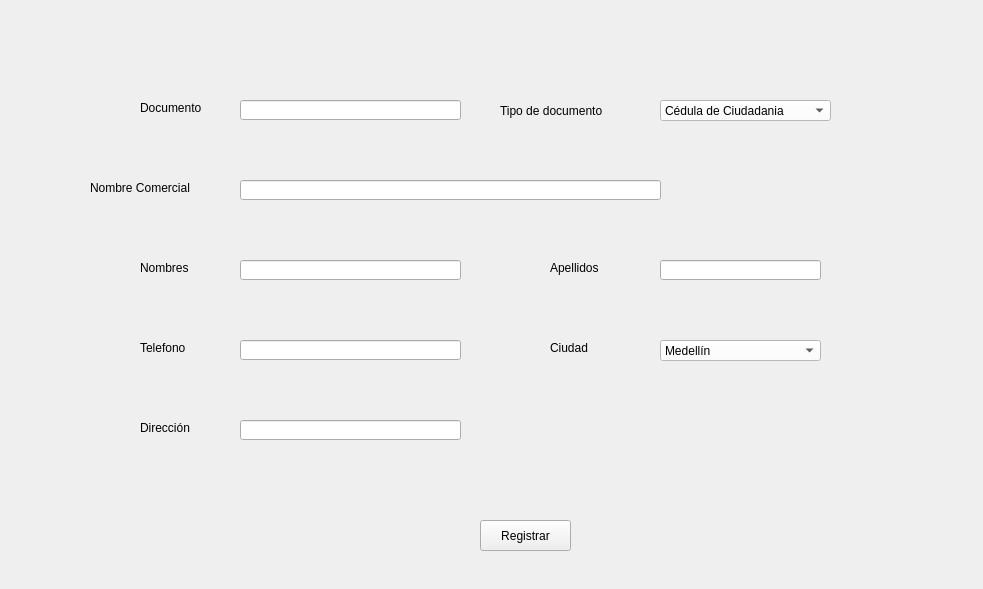
                   <widget class="QWidget" name="p_registro">
                    <property name="geometry">
                     <rect>
                      <x>0</x>
                      <y>0</y>
                      <width>983</width>
                      <height>589</height>
                     </rect>
                    </property>
                    <attribute name="label">
                     <string>Registrar nuevo Proveedor</string>
                    </attribute>
                    <widget class="QLabel" name="label_9">
                     <property name="geometry">
                      <rect>
                       <x>140</x>
                       <y>100</y>
                       <width>101</width>
                       <height>16</height>
                      </rect>
                     </property>
                     <property name="text">
                      <string>Documento</string>
                     </property>
                    </widget>
                    <widget class="QLabel" name="label_10">
                     <property name="geometry">
                      <rect>
                       <x>500</x>
                       <y>90</y>
                       <width>161</width>
                       <height>41</height>
                      </rect>
                     </property>
                     <property name="text">
                      <string>Tipo de documento</string>
                     </property>
                    </widget>
                    <widget class="QLabel" name="label_11">
                     <property name="geometry">
                      <rect>
                       <x>90</x>
                       <y>180</y>
                       <width>151</width>
                       <height>16</height>
                      </rect>
                     </property>
                     <property name="text">
                      <string>Nombre Comercial</string>
                     </property>
                    </widget>
                    <widget class="QLabel" name="label_12">
                     <property name="geometry">
                      <rect>
                       <x>140</x>
                       <y>420</y>
                       <width>101</width>
                       <height>16</height>
                      </rect>
                     </property>
                     <property name="text">
                      <string>Dirección</string>
                     </property>
                    </widget>
                    <widget class="QLabel" name="label_13">
                     <property name="geometry">
                      <rect>
                       <x>140</x>
                       <y>260</y>
                       <width>101</width>
                       <height>16</height>
                      </rect>
                     </property>
                     <property name="text">
                      <string>Nombres</string>
                     </property>
                    </widget>
                    <widget class="QLabel" name="label_14">
                     <property name="geometry">
                      <rect>
                       <x>140</x>
                       <y>340</y>
                       <width>101</width>
                       <height>16</height>
                      </rect>
                     </property>
                     <property name="text">
                      <string>Telefono</string>
                     </property>
                    </widget>
                    <widget class="QLabel" name="label_15">
                     <property name="geometry">
                      <rect>
                       <x>550</x>
                       <y>340</y>
                       <width>101</width>
                       <height>16</height>
                      </rect>
                     </property>
                     <property name="text">
                      <string>Ciudad</string>
                     </property>
                    </widget>
                    <widget class="QLabel" name="label_16">
                     <property name="geometry">
                      <rect>
                       <x>550</x>
                       <y>260</y>
                       <width>101</width>
                       <height>16</height>
                      </rect>
                     </property>
                     <property name="text">
                      <string>Apellidos</string>
                     </property>
                    </widget>
                    <widget class="QLineEdit" name="le_documento_P">
                     <property name="geometry">
                      <rect>
                       <x>240</x>
                       <y>100</y>
                       <width>221</width>
                       <height>20</height>
                      </rect>
                     </property>
                     <property name="styleSheet">
                      <string notr="true"/>
                     </property>
                     <property name="text">
                      <string/>
                     </property>
                    </widget>
                    <widget class="QLineEdit" name="le_nombrecomercial_P">
                     <property name="geometry">
                      <rect>
                       <x>240</x>
                       <y>180</y>
                       <width>421</width>
                       <height>20</height>
                      </rect>
                     </property>
                     <property name="styleSheet">
                      <string notr="true"/>
                     </property>
                     <property name="text">
                      <string/>
                     </property>
                    </widget>
                    <widget class="QLineEdit" name="le_nombre_P">
                     <property name="geometry">
                      <rect>
                       <x>240</x>
                       <y>260</y>
                       <width>221</width>
                       <height>20</height>
                      </rect>
                     </property>
                     <property name="styleSheet">
                      <string notr="true"/>
                     </property>
                     <property name="text">
                      <string/>
                     </property>
                    </widget>
                    <widget class="QLineEdit" name="le_telefono_P">
                     <property name="geometry">
                      <rect>
                       <x>240</x>
                       <y>340</y>
                       <width>221</width>
                       <height>20</height>
                      </rect>
                     </property>
                     <property name="styleSheet">
                      <string notr="true"/>
                     </property>
                     <property name="text">
                      <string/>
                     </property>
                    </widget>
                    <widget class="QLineEdit" name="le_direccion_P">
                     <property name="geometry">
                      <rect>
                       <x>240</x>
                       <y>420</y>
                       <width>221</width>
                       <height>20</height>
                      </rect>
                     </property>
                     <property name="styleSheet">
                      <string notr="true"/>
                     </property>
                     <property name="text">
                      <string/>
                     </property>
                    </widget>
                    <widget class="QLineEdit" name="le_apellido_P">
                     <property name="geometry">
                      <rect>
                       <x>660</x>
                       <y>260</y>
                       <width>161</width>
                       <height>20</height>
                      </rect>
                     </property>
                     <property name="styleSheet">
                      <string notr="true"/>
                     </property>
                     <property name="text">
                      <string/>
                     </property>
                    </widget>
                    <widget class="QComboBox" name="cb_tipodoc_P">
                     <property name="geometry">
                      <rect>
                       <x>660</x>
                       <y>100</y>
                       <width>171</width>
                       <height>21</height>
                      </rect>
                     </property>
                     <property name="styleSheet">
                      <string notr="true">background-color: rgb(255, 255, 255);</string>
                     </property>
                     <item>
                      <property name="text">
                       <string>Cédula de Ciudadania</string>
                      </property>
                     </item>
                     <item>
                      <property name="text">
                       <string>NIT</string>
                      </property>
                     </item>
                    </widget>
                    <widget class="QComboBox" name="cb_ciudad_P">
                     <property name="geometry">
                      <rect>
                       <x>660</x>
                       <y>340</y>
                       <width>161</width>
                       <height>21</height>
                      </rect>
                     </property>
                     <property name="styleSheet">
                      <string notr="true">background-color: rgb(255, 255, 255);</string>
                     </property>
                     <item>
                      <property name="text">
                       <string>Medellín</string>
                      </property>
                     </item>
                     <item>
                      <property name="text">
                       <string>Bogotá</string>
                      </property>
                     </item>
                     <item>
                      <property name="text">
                       <string>Calí</string>
                      </property>
                     </item>
                     <item>
                      <property name="text">
                       <string>Santa Fé</string>
                      </property>
                     </item>
                    </widget>
                    <widget class="QPushButton" name="bt_registrar_P">
                     <property name="geometry">
                      <rect>
                       <x>480</x>
                       <y>520</y>
                       <width>91</width>
                       <height>31</height>
                      </rect>
                     </property>
                     <property name="text">
                      <string>Registrar</string>
                     </property>
                    </widget>
                   </widget>
